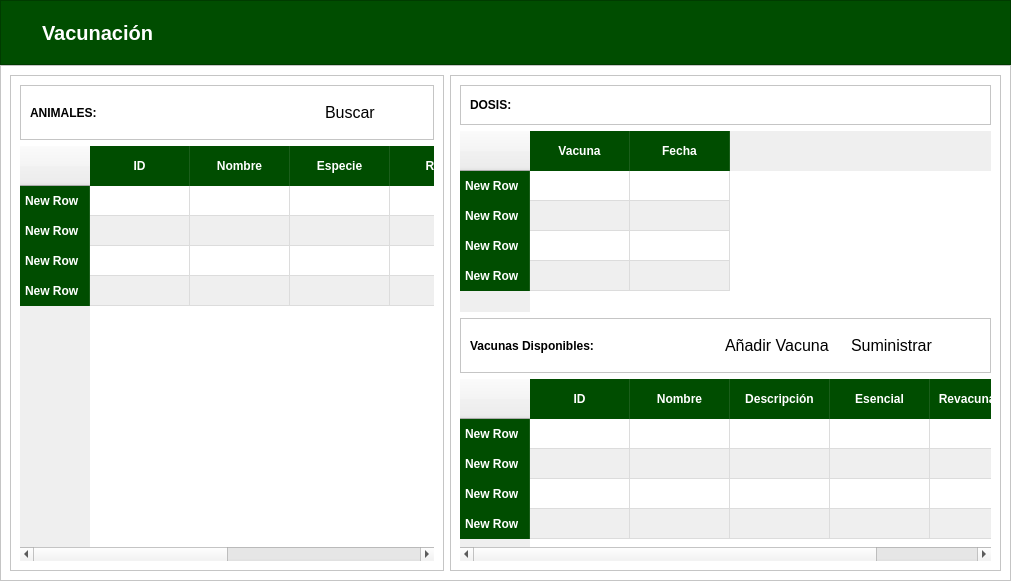
      <widget class="QWidget" name="page_6">
       <layout class="QVBoxLayout" name="verticalLayout_5" stretch="1,8">
        <property name="spacing">
         <number>0</number>
        </property>
        <property name="leftMargin">
         <number>0</number>
        </property>
        <property name="topMargin">
         <number>0</number>
        </property>
        <property name="rightMargin">
         <number>0</number>
        </property>
        <property name="bottomMargin">
         <number>0</number>
        </property>
        <item>
         <widget class="QFrame" name="frame_superior_4">
          <property name="styleSheet">
           <string notr="true">#frame_superior_4{
	background-color: #004d00
}

#titulo_4{
	color: white; 
	font-size: 20px; 
	font-weight: bold; 
}</string>
          </property>
          <property name="frameShape">
           <enum>QFrame::StyledPanel</enum>
          </property>
          <property name="frameShadow">
           <enum>QFrame::Raised</enum>
          </property>
          <layout class="QHBoxLayout" name="horizontalLayout_5">
           <property name="leftMargin">
            <number>15</number>
           </property>
           <item>
            <widget class="QLabel" name="label_4">
             <property name="minimumSize">
              <size>
               <width>20</width>
               <height>20</height>
              </size>
             </property>
             <property name="maximumSize">
              <size>
               <width>40</width>
               <height>40</height>
              </size>
             </property>
             <property name="text">
              <string/>
             </property>
             <property name="pixmap">
              <pixmap>img/salud.png</pixmap>
             </property>
             <property name="scaledContents">
              <bool>true</bool>
             </property>
            </widget>
           </item>
           <item>
            <widget class="QLabel" name="titulo_4">
             <property name="text">
              <string>Vacunación</string>
             </property>
            </widget>
           </item>
           <item>
            <spacer name="horizontalSpacer_4">
             <property name="orientation">
              <enum>Qt::Horizontal</enum>
             </property>
             <property name="sizeHint" stdset="0">
              <size>
               <width>776</width>
               <height>20</height>
              </size>
             </property>
            </spacer>
           </item>
          </layout>
         </widget>
        </item>
        <item>
         <widget class="QFrame" name="frame_4">
          <property name="styleSheet">
           <string notr="true">.QFrame{
	background-color:white;
}

/* Estilo general de la tabla */
QTableWidget {
    background-color: white;
    gridline-color: #dcdcdc; /* Color de las líneas de la cuadrícula */
    border: none;
    alternate-background-color: #efefef; /* Color de las filas grises */
    selection-background-color: #a8d5a2; /* Color cuando seleccionas una fila */
    color: #333333; /* Color del texto de los datos */
}

/* Estilo de los encabezados (La parte superior verde) */
QHeaderView::section {
    background-color: #004d00; /* Verde oscuro como el de tu banner */
    color: white;
    padding: 5px;
    font-weight: bold;
    border: none;
    border-right: 1px solid #1a5e1a; /* Línea divisoria entre columnas */
    height: 30px;
}

/* Estilo para que los datos se vean más limpios */
QTableWidget::item {
    padding: 5px;
}

QPushButton {
    background-color: transparent;
    text-align: left;
    padding: 8px;
    font-size: 16px;
    border: none;
}

QPushButton:hover {
    background-color: #efefef;
}</string>
          </property>
          <property name="frameShape">
           <enum>QFrame::StyledPanel</enum>
          </property>
          <property name="frameShadow">
           <enum>QFrame::Raised</enum>
          </property>
          <layout class="QHBoxLayout" name="horizontalLayout_13">
           <item>
            <widget class="QFrame" name="frame_9">
             <property name="frameShape">
              <enum>QFrame::StyledPanel</enum>
             </property>
             <property name="frameShadow">
              <enum>QFrame::Raised</enum>
             </property>
             <layout class="QVBoxLayout" name="verticalLayout_12">
              <item>
               <widget class="QFrame" name="frame_11">
                <property name="frameShape">
                 <enum>QFrame::StyledPanel</enum>
                </property>
                <property name="frameShadow">
                 <enum>QFrame::Raised</enum>
                </property>
                <layout class="QHBoxLayout" name="horizontalLayout_10">
                 <item>
                  <widget class="QLabel" name="label_6">
                   <property name="font">
                    <font>
                     <pointsize>9</pointsize>
                     <weight>75</weight>
                     <bold>true</bold>
                    </font>
                   </property>
                   <property name="text">
                    <string>ANIMALES:</string>
                   </property>
                  </widget>
                 </item>
                 <item>
                  <spacer name="horizontalSpacer_10">
                   <property name="orientation">
                    <enum>Qt::Horizontal</enum>
                   </property>
                   <property name="sizeHint" stdset="0">
                    <size>
                     <width>214</width>
                     <height>20</height>
                    </size>
                   </property>
                  </spacer>
                 </item>
                 <item>
                  <widget class="QPushButton" name="btn_buscarVacunacionAnimales">
                   <property name="text">
                    <string>Buscar</string>
                   </property>
                   <property name="icon">
                    <iconset>
                     <normaloff>img/lupa.png</normaloff>img/lupa.png</iconset>
                   </property>
                  </widget>
                 </item>
                 <item>
                  <spacer name="horizontalSpacer_14">
                   <property name="orientation">
                    <enum>Qt::Horizontal</enum>
                   </property>
                   <property name="sizeHint" stdset="0">
                    <size>
                     <width>40</width>
                     <height>20</height>
                    </size>
                   </property>
                  </spacer>
                 </item>
                </layout>
               </widget>
              </item>
              <item>
               <widget class="QTableWidget" name="tabla_vacunacionAnimales">
                <property name="alternatingRowColors">
                 <bool>true</bool>
                </property>
                <row>
                 <property name="text">
                  <string>New Row</string>
                 </property>
                </row>
                <row>
                 <property name="text">
                  <string>New Row</string>
                 </property>
                </row>
                <row>
                 <property name="text">
                  <string>New Row</string>
                 </property>
                </row>
                <row>
                 <property name="text">
                  <string>New Row</string>
                 </property>
                </row>
                <column>
                 <property name="text">
                  <string>ID</string>
                 </property>
                </column>
                <column>
                 <property name="text">
                  <string>Nombre</string>
                 </property>
                </column>
                <column>
                 <property name="text">
                  <string>Especie</string>
                 </property>
                </column>
                <column>
                 <property name="text">
                  <string>Raza</string>
                 </property>
                </column>
                <column>
                 <property name="text">
                  <string>Sexo</string>
                 </property>
                </column>
                <column>
                 <property name="text">
                  <string>Fecha Nacimiento</string>
                 </property>
                </column>
               </widget>
              </item>
             </layout>
            </widget>
           </item>
           <item>
            <widget class="QFrame" name="frame_10">
             <property name="frameShape">
              <enum>QFrame::StyledPanel</enum>
             </property>
             <property name="frameShadow">
              <enum>QFrame::Raised</enum>
             </property>
             <layout class="QVBoxLayout" name="verticalLayout_13">
              <item>
               <widget class="QFrame" name="frame_12">
                <property name="frameShape">
                 <enum>QFrame::StyledPanel</enum>
                </property>
                <property name="frameShadow">
                 <enum>QFrame::Raised</enum>
                </property>
                <layout class="QHBoxLayout" name="horizontalLayout_12">
                 <item>
                  <widget class="QLabel" name="label_7">
                   <property name="font">
                    <font>
                     <pointsize>9</pointsize>
                     <weight>75</weight>
                     <bold>true</bold>
                    </font>
                   </property>
                   <property name="text">
                    <string>DOSIS:</string>
                   </property>
                  </widget>
                 </item>
                 <item>
                  <spacer name="horizontalSpacer_11">
                   <property name="orientation">
                    <enum>Qt::Horizontal</enum>
                   </property>
                   <property name="sizeHint" stdset="0">
                    <size>
                     <width>384</width>
                     <height>20</height>
                    </size>
                   </property>
                  </spacer>
                 </item>
                </layout>
               </widget>
              </item>
              <item>
               <widget class="QTableWidget" name="tabla_dosis">
                <property name="alternatingRowColors">
                 <bool>true</bool>
                </property>
                <row>
                 <property name="text">
                  <string>New Row</string>
                 </property>
                </row>
                <row>
                 <property name="text">
                  <string>New Row</string>
                 </property>
                </row>
                <row>
                 <property name="text">
                  <string>New Row</string>
                 </property>
                </row>
                <row>
                 <property name="text">
                  <string>New Row</string>
                 </property>
                </row>
                <column>
                 <property name="text">
                  <string>Vacuna</string>
                 </property>
                </column>
                <column>
                 <property name="text">
                  <string>Fecha</string>
                 </property>
                </column>
               </widget>
              </item>
              <item>
               <widget class="QFrame" name="frame_13">
                <property name="frameShape">
                 <enum>QFrame::StyledPanel</enum>
                </property>
                <property name="frameShadow">
                 <enum>QFrame::Raised</enum>
                </property>
                <layout class="QHBoxLayout" name="horizontalLayout_11">
                 <item>
                  <widget class="QLabel" name="label_8">
                   <property name="font">
                    <font>
                     <pointsize>9</pointsize>
                     <weight>75</weight>
                     <bold>true</bold>
                    </font>
                   </property>
                   <property name="text">
                    <string>Vacunas Disponibles:</string>
                   </property>
                  </widget>
                 </item>
                 <item>
                  <spacer name="horizontalSpacer_12">
                   <property name="orientation">
                    <enum>Qt::Horizontal</enum>
                   </property>
                   <property name="sizeHint" stdset="0">
                    <size>
                     <width>117</width>
                     <height>20</height>
                    </size>
                   </property>
                  </spacer>
                 </item>
                 <item>
                  <widget class="QPushButton" name="btn_anadirVacuna">
                   <property name="text">
                    <string>Añadir Vacuna</string>
                   </property>
                   <property name="icon">
                    <iconset>
                     <normaloff>img/anadir.png</normaloff>img/anadir.png</iconset>
                   </property>
                  </widget>
                 </item>
                 <item>
                  <widget class="QPushButton" name="btn_suministraVacuna">
                   <property name="text">
                    <string>Suministrar</string>
                   </property>
                   <property name="icon">
                    <iconset>
                     <normaloff>img/jeringa.png</normaloff>img/jeringa.png</iconset>
                   </property>
                  </widget>
                 </item>
                 <item>
                  <spacer name="horizontalSpacer_13">
                   <property name="orientation">
                    <enum>Qt::Horizontal</enum>
                   </property>
                   <property name="sizeHint" stdset="0">
                    <size>
                     <width>40</width>
                     <height>20</height>
                    </size>
                   </property>
                  </spacer>
                 </item>
                </layout>
               </widget>
              </item>
              <item>
               <widget class="QTableWidget" name="tabla_vacunas">
                <property name="alternatingRowColors">
                 <bool>true</bool>
                </property>
                <row>
                 <property name="text">
                  <string>New Row</string>
                 </property>
                </row>
                <row>
                 <property name="text">
                  <string>New Row</string>
                 </property>
                </row>
                <row>
                 <property name="text">
                  <string>New Row</string>
                 </property>
                </row>
                <row>
                 <property name="text">
                  <string>New Row</string>
                 </property>
                </row>
                <column>
                 <property name="text">
                  <string>ID</string>
                 </property>
                </column>
                <column>
                 <property name="text">
                  <string>Nombre</string>
                 </property>
                </column>
                <column>
                 <property name="text">
                  <string>Descripción</string>
                 </property>
                </column>
                <column>
                 <property name="text">
                  <string>Esencial</string>
                 </property>
                </column>
                <column>
                 <property name="text">
                  <string>Revacunación</string>
                 </property>
                </column>
               </widget>
              </item>
             </layout>
            </widget>
           </item>
          </layout>
         </widget>
        </item>
       </layout>
      </widget>
